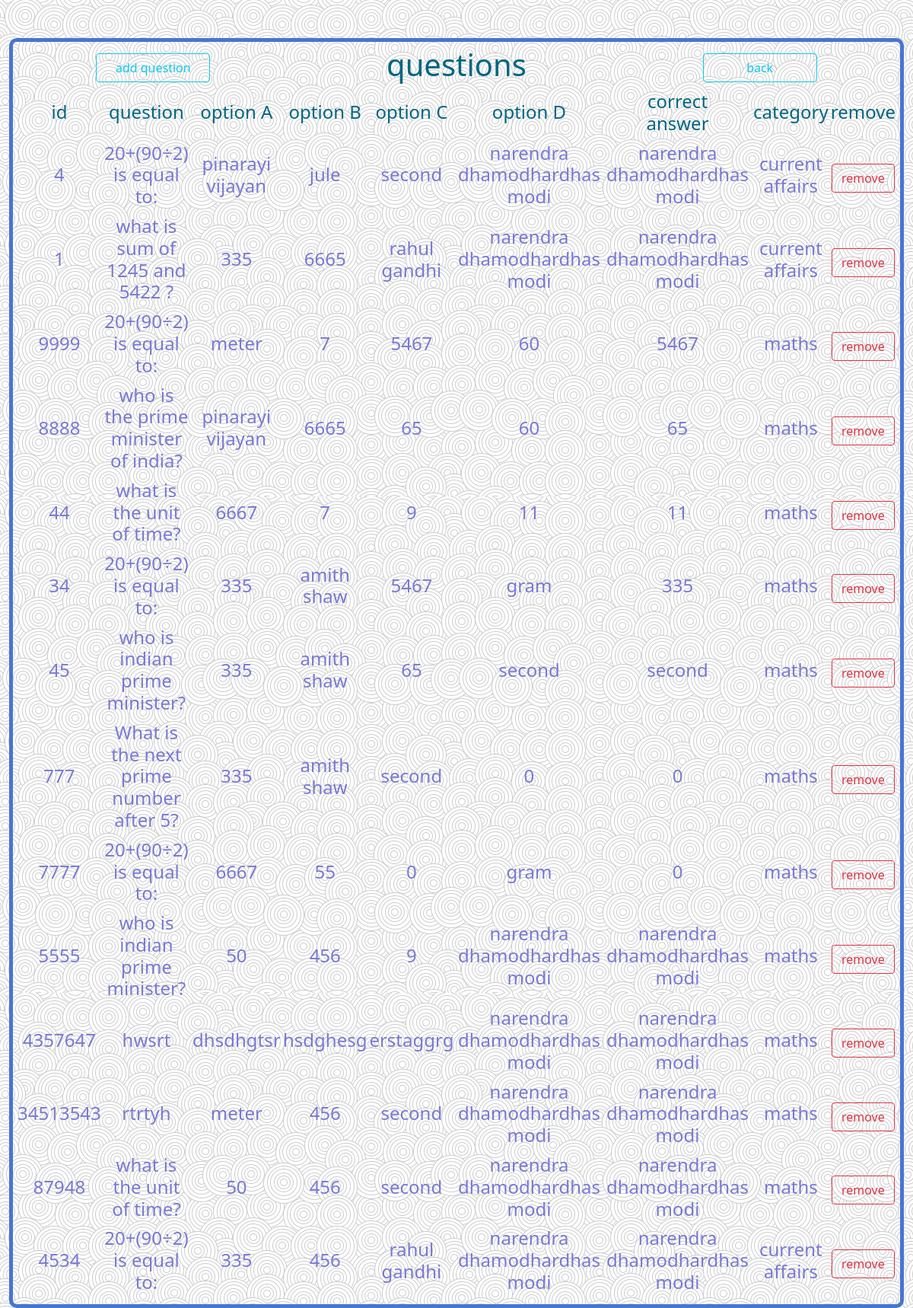
Screenshot of /managequestions with the database file from the repository.
### myapp/models.py (models this page shows)
class questionstable(models.Model):
    questionid=models.IntegerField(max_length=30)
    question=models.CharField(max_length=3000)
    optiona=models.CharField(max_length=300)
    optionb=models.CharField(max_length=300)
    optionc=models.CharField(max_length=300)
    optiond=models.CharField(max_length=300)
    correctanswer=models.CharField(max_length=300)
    category=models.CharField(max_length=300)

### myapp/views.py (the view)
# urls.py: path("managequestions", views.managequestions, name="managequestions"),
def managequestions(request):
    data=questionstable.objects.all()
    return render(request,"managequestions.html",{'data':data})

### templates/managequestions.html (shortened to what this page needs)
<!DOCTYPE html>
{% load static %}
<html lang="en" xmlns="http://www.w3.org/1999/html" xmlns="http://www.w3.org/1999/html">
<head>
    <link href="https://cdn.jsdelivr.net/npm/bootstrap@5.0.0-beta3/dist/css/bootstrap.min.css" rel="stylesheet">
</head>
<body style="background-image:url('{% static 'background4.jpg' %}')">
    <div class="container-fluid">
        <div class="row">
            <div class="col-12">
                <center>
                    <div style="margin-top: 50px;width: 100%;border: 5px solid #4775d1;padding: 5px; border-radius: 10px;">
                      <table width="100%">
                        <tr>
                          <td>
                            <form action="addquestion" method="post">
                              <button type="submit" class="btn btn-outline-info" style="width:150px;">add question</button>
                            </form>
                          </td>
                          <td>
                            <h1 style="color: #006680;text-align: center;">questions</h1>
                          </td>
                          <td>
                            <form action="bthfrommanagequestions" method="post">
                              <button type="submit" class="btn btn-outline-info" style="width:150px;">back</button>
                            </form>
                          </td>
                        </tr>
                      </table>
                      <table width="100%">
                        <tr>
                          <td>
                            <h4 style="color: #006680;text-align: center;">id</h4>
                          </td>
                          <td>
                            <h4 style="color: #006680;text-align: center;">question</h4>
                          </td>
                          <td>
                            <h4 style="color: #006680;text-align: center;">option A</h4>
                          </td>
                          <td>
                            <h4 style="color: #006680;text-align: center;">option B</h4>
                          </td>
                          <td>
                            <h4 style="color: #006680;text-align: center;">option C</h4>
                          </td>
                          <td>
                            <h4 style="color: #006680;text-align: center;">option D</h4>
                          </td>
                          <td>
                            <h4 style="color: #006680;text-align: center;">correct<br>answer</h4>
                          </td>
                          <td>
                            <h4 style="color: #006680;text-align: center;">category</h4>
                          </td>
                          <td>
                            <h4 style="color: #006680;text-align: center;">remove</h4>
                          </td>
                        </tr>
                        {% for i in data %}
                        <form action="removefromquestionstable" method="post">
                          <tr>
                            <td>
                              <h4 style="color: #7979d2;text-align: center;">{{i.questionid}}</h4>
                            </td>
                            <td>
                              <h4 style="color: #7979d2;text-align: center;">{{i.question}}</h4>
                            </td>
                            <td>
                              <h4 style="color: #7979d2;text-align: center;">{{i.optiona}}</h4>
                            </td>
                            <td>
                              <h4 style="color: #7979d2;text-align: center;">{{i.optionb}}</h4>
                            </td>
                            <td>
                              <h4 style="color: #7979d2;text-align: center;">{{i.optionc}}</h4>
                            </td>
                            <td>
                              <h4 style="color: #7979d2;text-align: center;">{{i.optiond}}</h4>
                            </td>
                            <td>
                              <h4 style="color: #7979d2;text-align: center;">{{i.correctanswer}}</h4>
                            </td>
                            <td>
                              <h4 style="color: #7979d2;text-align: center;">{{i.category}}</h4>
                            </td>
                            <td>
                              <center>
                                <button type="submit" class="btn btn-outline-danger">remove</button>
                              </center>
                            </td>
                          </tr>
                        </form>
                        {% endfor %}
                      </table>
                    </div>
                </center>
            </div>
        </div>
    </div>
</body>
</html>

### templates/managequestions.html (style rules this page uses)
td { text-align:center; }

### rows the page displays
questionstable: questionid "4", question "20+(90÷2) is equal to:", optiona "pinarayi vijayan", optionb "jule", optionc "second", optiond "narendra dhamodhardhas modi", correctanswer "narendra dhamodhardhas modi", category "current affairs"
questionstable: questionid "1", question "what is sum of 1245 and 5422 ?", optiona "335", optionb "6665", optionc "rahul gandhi", optiond "narendra dhamodhardhas modi", correctanswer "narendra dhamodhardhas modi", category "current affairs"
questionstable: questionid "9999", question "20+(90÷2) is equal to:", optiona "meter", optionb "7", optionc "5467", optiond "60", correctanswer "5467", category "maths"
questionstable: questionid "8888", question "who is the prime minister of india?", optiona "pinarayi vijayan", optionb "6665", optionc "65", optiond "60", correctanswer "65", category "maths"
questionstable: questionid "44", question "what is the unit of time?", optiona "6667", optionb "7", optionc "9", optiond "11", correctanswer "11", category "maths"
questionstable: questionid "34", question "20+(90÷2) is equal to:", optiona "335", optionb "amith shaw", optionc "5467", optiond "gram", correctanswer "335", category "maths"
questionstable: questionid "45", question "who is indian prime minister?", optiona "335", optionb "amith shaw", optionc "65", optiond "second", correctanswer "second", category "maths"
questionstable: questionid "777", question "What is the next prime number after 5?", optiona "335", optionb "amith shaw", optionc "second", optiond "0", correctanswer "0", category "maths"
questionstable: questionid "7777", question "20+(90÷2) is equal to:", optiona "6667", optionb "55", optionc "0", optiond "gram", correctanswer "0", category "maths"
questionstable: questionid "5555", question "who is indian prime minister?", optiona "50", optionb "456", optionc "9", optiond "narendra dhamodhardhas modi", correctanswer "narendra dhamodhardhas modi", category "maths"
questionstable: questionid "4357647", question "hwsrt", optiona "dhsdhgtsr", optionb "hsdghesg", optionc "erstaggrg", optiond "narendra dhamodhardhas modi", correctanswer "narendra dhamodhardhas modi", category "maths"
questionstable: questionid "34513543", question "rtrtyh", optiona "meter", optionb "456", optionc "second", optiond "narendra dhamodhardhas modi", correctanswer "narendra dhamodhardhas modi", category "maths"
questionstable: questionid "87948", question "what is the unit of time?", optiona "50", optionb "456", optionc "second", optiond "narendra dhamodhardhas modi", correctanswer "narendra dhamodhardhas modi", category "maths"
questionstable: questionid "4534", question "20+(90÷2) is equal to:", optiona "335", optionb "456", optionc "rahul gandhi", optiond "narendra dhamodhardhas modi", correctanswer "narendra dhamodhardhas modi", category "current affairs"
